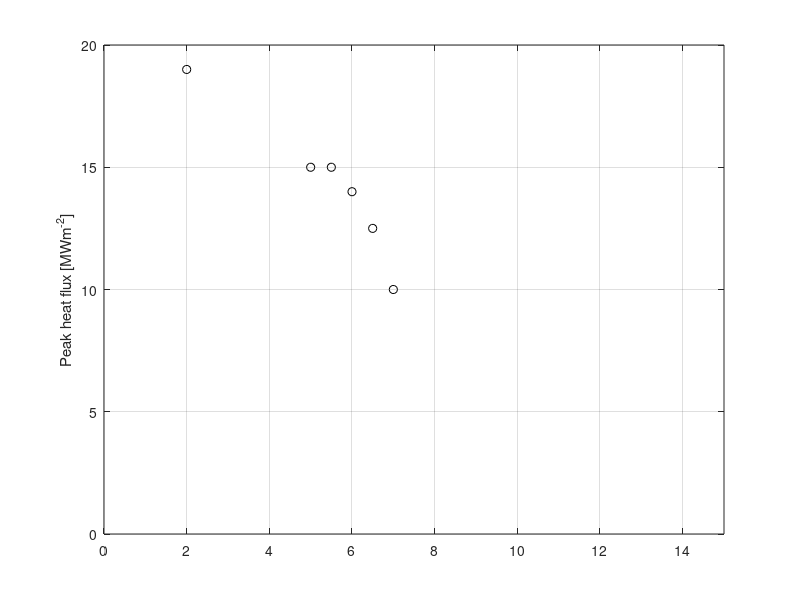

Source code (MATLAB):
% Peak heat flux as a fuction of DLP 6.5 position:

rg       = [2.0,5.0,5.5,6.0,6.5 ,7.0 ];
heatFlux = [19 ,15 ,15 ,14 ,12.5,10.0];

figure('color','w')
plot(rg,heatFlux,'ko')
ylabel('Peak heat flux [MWm^{-2}]')
ylim([0,20])
xlim([0,15])
grid on
